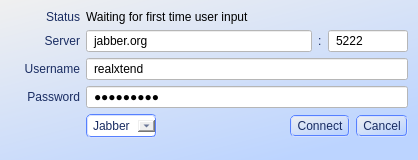
<?xml version="1.0" encoding="UTF-8"?>
<ui version="4.0">
 <class>Login</class>
 <widget class="QWidget" name="Login">
  <property name="geometry">
   <rect>
    <x>0</x>
    <y>0</y>
    <width>418</width>
    <height>160</height>
   </rect>
  </property>
  <property name="windowTitle">
   <string>realXtend Naali communications login</string>
  </property>
  <property name="styleSheet">
   <string>QWidget {
	background-color: qlineargradient(spread:pad, x1:0, y1:0, x2:0.676, y2:1, stop:0 rgba(240, 240, 240, 255), stop:1 rgba(188, 212, 255, 255));
}

QLineEdit {
	padding: 2px 5px 2px 5px;
	background-color: rgb(255, 255, 255);
}

QLabel {
	color: rgb(25, 44, 98);
	background-color: rgba(255, 255, 255, 0);
}

QComboBox, QPushButton {
	color: rgb(25, 44, 98);
	background-color: qlineargradient(spread:pad, x1:0, y1:0, x2:0.676, y2:1, stop:0 rgba(240, 240, 240, 255), stop:1 rgba(188, 212, 255, 255));
	border: 2px groove white;
	border-color: rgb(86, 128, 255);
	border-radius: 5px;
	padding: 2px 5px;
}

QComboBox::drop-down:!editable { 
	subcontrol-color: rgb(76, 115, 255);
	subcontrol-position: center right; 
	width: 12px; 
	height: 12px;
	padding-right: 5px;
}

QPushButton::pressed{
	color: rgb(74, 87, 107);
	background-color: rgba(255, 255, 255, 255);
}

QMenu {
	background-color: none;
}
</string>
  </property>
  <layout class="QVBoxLayout" name="verticalLayout_2">
   <property name="margin">
    <number>10</number>
   </property>
   <item>
    <layout class="QVBoxLayout" name="verticalLayout">
     <item>
      <layout class="QHBoxLayout" name="horizontalLayout_5">
       <item>
        <widget class="QLabel" name="label_Statustitle">
         <property name="sizePolicy">
          <sizepolicy hsizetype="Preferred" vsizetype="Fixed">
           <horstretch>0</horstretch>
           <verstretch>0</verstretch>
          </sizepolicy>
         </property>
         <property name="minimumSize">
          <size>
           <width>70</width>
           <height>0</height>
          </size>
         </property>
         <property name="text">
          <string>Status</string>
         </property>
         <property name="alignment">
          <set>Qt::AlignRight|Qt::AlignTrailing|Qt::AlignVCenter</set>
         </property>
        </widget>
       </item>
       <item>
        <widget class="QLabel" name="label_Status">
         <property name="sizePolicy">
          <sizepolicy hsizetype="Expanding" vsizetype="Fixed">
           <horstretch>0</horstretch>
           <verstretch>0</verstretch>
          </sizepolicy>
         </property>
         <property name="styleSheet">
          <string>color: rgb(0, 0, 0);</string>
         </property>
         <property name="text">
          <string>Waiting for first time user input</string>
         </property>
        </widget>
       </item>
      </layout>
     </item>
     <item>
      <layout class="QHBoxLayout" name="horizontalLayout">
       <item>
        <widget class="QLabel" name="label_Server">
         <property name="minimumSize">
          <size>
           <width>70</width>
           <height>0</height>
          </size>
         </property>
         <property name="text">
          <string>Server</string>
         </property>
         <property name="alignment">
          <set>Qt::AlignRight|Qt::AlignTrailing|Qt::AlignVCenter</set>
         </property>
        </widget>
       </item>
       <item>
        <widget class="QLineEdit" name="lineEdit_Server">
         <property name="styleSheet">
          <string/>
         </property>
         <property name="text">
          <string>jabber.org</string>
         </property>
        </widget>
       </item>
       <item>
        <widget class="QLabel" name="label_2">
         <property name="text">
          <string>:</string>
         </property>
        </widget>
       </item>
       <item>
        <widget class="QLineEdit" name="lineEdit_Port">
         <property name="maximumSize">
          <size>
           <width>80</width>
           <height>16777215</height>
          </size>
         </property>
         <property name="inputMask">
          <string>99999; </string>
         </property>
         <property name="text">
          <string>5222</string>
         </property>
         <property name="maxLength">
          <number>5</number>
         </property>
        </widget>
       </item>
      </layout>
     </item>
     <item>
      <layout class="QHBoxLayout" name="horizontalLayout_2">
       <item>
        <widget class="QLabel" name="label_Username">
         <property name="minimumSize">
          <size>
           <width>70</width>
           <height>0</height>
          </size>
         </property>
         <property name="text">
          <string>Username</string>
         </property>
         <property name="alignment">
          <set>Qt::AlignRight|Qt::AlignTrailing|Qt::AlignVCenter</set>
         </property>
        </widget>
       </item>
       <item>
        <widget class="QLineEdit" name="lineEdit_Username">
         <property name="text">
          <string>realxtend</string>
         </property>
        </widget>
       </item>
      </layout>
     </item>
     <item>
      <layout class="QHBoxLayout" name="horizontalLayout_3">
       <item>
        <widget class="QLabel" name="label">
         <property name="minimumSize">
          <size>
           <width>70</width>
           <height>0</height>
          </size>
         </property>
         <property name="text">
          <string>Password</string>
         </property>
         <property name="alignment">
          <set>Qt::AlignRight|Qt::AlignTrailing|Qt::AlignVCenter</set>
         </property>
        </widget>
       </item>
       <item>
        <widget class="QLineEdit" name="lineEdit_Password">
         <property name="text">
          <string>jabber666</string>
         </property>
         <property name="echoMode">
          <enum>QLineEdit::Password</enum>
         </property>
        </widget>
       </item>
      </layout>
     </item>
     <item>
      <layout class="QHBoxLayout" name="horizontalLayout_4">
       <item>
        <spacer name="horizontalSpacer">
         <property name="orientation">
          <enum>Qt::Horizontal</enum>
         </property>
         <property name="sizeType">
          <enum>QSizePolicy::Fixed</enum>
         </property>
         <property name="sizeHint" stdset="0">
          <size>
           <width>76</width>
           <height>1</height>
          </size>
         </property>
        </spacer>
       </item>
       <item>
        <widget class="QComboBox" name="comboBox">
         <property name="styleSheet">
          <string>background-color: none;</string>
         </property>
         <item>
          <property name="text">
           <string>Jabber</string>
          </property>
         </item>
        </widget>
       </item>
       <item>
        <spacer name="horizontalSpacer_2">
         <property name="orientation">
          <enum>Qt::Horizontal</enum>
         </property>
         <property name="sizeHint" stdset="0">
          <size>
           <width>40</width>
           <height>20</height>
          </size>
         </property>
        </spacer>
       </item>
       <item>
        <widget class="QPushButton" name="pushButton_Connect">
         <property name="text">
          <string>Connect</string>
         </property>
         <property name="flat">
          <bool>true</bool>
         </property>
        </widget>
       </item>
       <item>
        <widget class="QPushButton" name="pushButton_Cancel">
         <property name="text">
          <string>Cancel</string>
         </property>
        </widget>
       </item>
      </layout>
     </item>
     <item>
      <spacer name="verticalSpacer">
       <property name="orientation">
        <enum>Qt::Vertical</enum>
       </property>
       <property name="sizeHint" stdset="0">
        <size>
         <width>20</width>
         <height>40</height>
        </size>
       </property>
      </spacer>
     </item>
    </layout>
   </item>
  </layout>
 </widget>
 <resources/>
 <connections/>
</ui>
